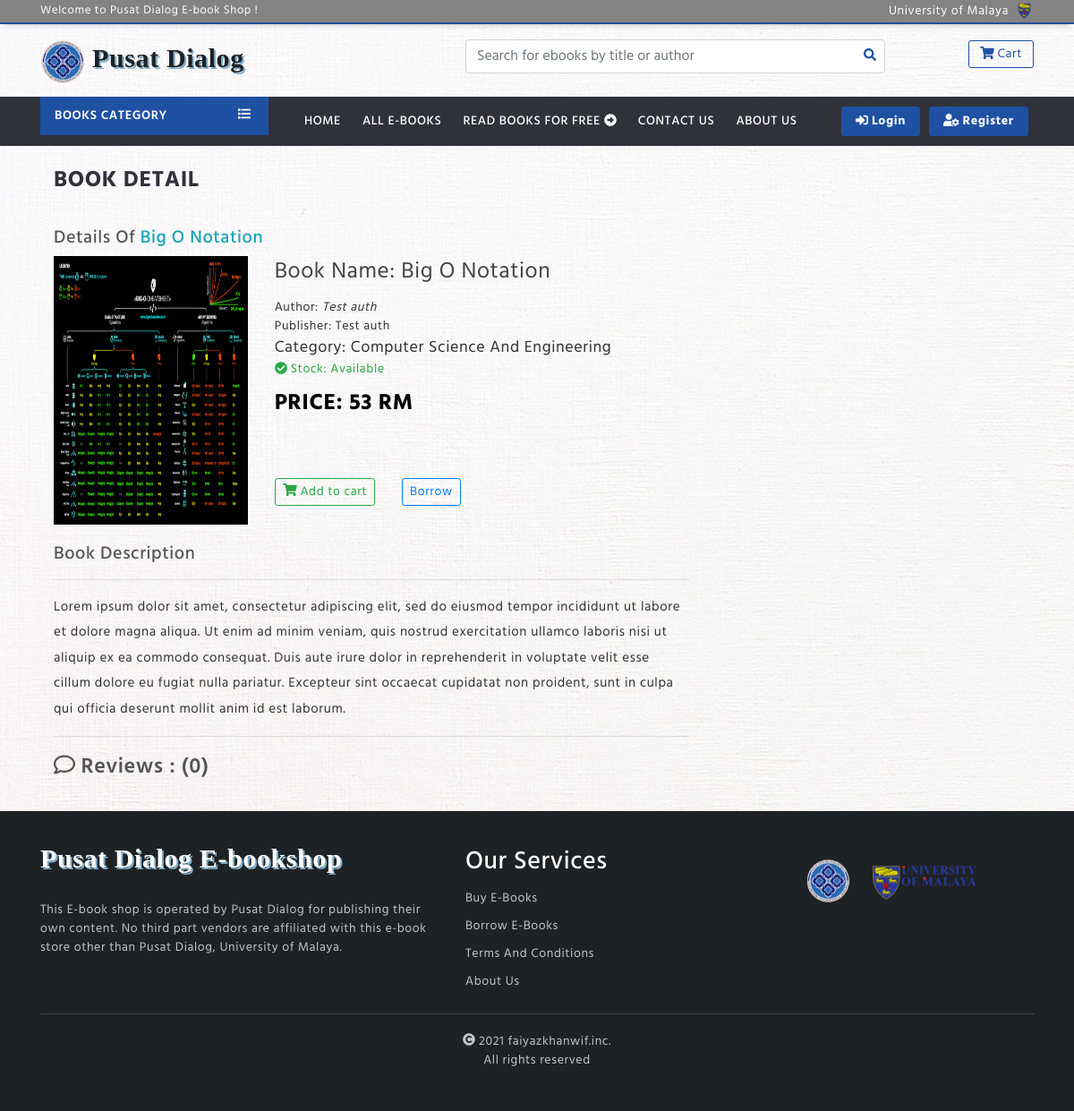
The page /users/book-view/66 on the database its author committed.
### tables this page shows
CREATE TABLE `orgnamedb` (
  `orgname` varchar(200) NOT NULL
);

CREATE TABLE `logo` (
  `logoimg` varchar(200) NOT NULL
);

CREATE TABLE `books` (
  `id` int(11) NOT NULL,
  `book_name` varchar(200) NOT NULL,
  `description` text NOT NULL,
  `author` varchar(200) NOT NULL,
  `publisher` varchar(200) NOT NULL,
  `price` varchar(200) NOT NULL,
  `categoryId` int(11) NOT NULL,
  `book_image` varchar(200) NOT NULL,
  `book_file` varchar(200) NOT NULL,
  `create_date` timestamp NOT NULL DEFAULT current_timestamp()
);

CREATE TABLE `category` (
  `id` int(11) NOT NULL,
  `category` varchar(100) NOT NULL,
  `description` text NOT NULL,
  `tag` varchar(100) NOT NULL
);

CREATE TABLE `footerdb` (
  `footerdsc` text NOT NULL
);

### application/controllers/users.php (called while the page is built, shortened)
<?php
class Users extends CI_Controller {
	public function __construct()
	{
		$this->load->library('cart');
	}
	public function book_view($id)
	{
		$this->load->model('admin_model');
		$view['category'] = $this->admin_model->get_category();
		$this->form_validation->set_rules('review', 'Review', 'trim|required|min_length[10]|htmlentities[review]');
		if($this->form_validation->run() == FALSE)
		{
			$this->load->model('admin_model');
			$view['book_detail'] = $this->admin_model->get_book_detail($id);
			$this->load->model('user_model');
			$view['reviews'] = $this->user_model->get_reviews();
			if($this->admin_model->get_book_detail($id))
			{
				$this->load->model('user_model');
				$view['logos'] = $this->user_model->logo_generate();
				$this->load->model('user_model');
				$view['dscs'] = $this->user_model->ft_generate();
				$this->load->model('user_model');
				$view['names'] = $this->user_model->name_generate();
				$view['user_view'] = "users/book_detail";
				$this->load->view('layouts/user_layout', $view);
			}
		}
	}
}

### index.php (called while the page is built, shortened)
<?php
require_once BASEPATH.'core/CodeIgniter.php';

### application/models/user_model.php (called while the page is built, shortened)
<?php
class user_model extends CI_Model
{
	public function get_reviews()
	{
		$this->db->select('*');
		$this->db->from('users');
		$this->db->join('reviews', 'reviews.userId = users.id');
		$this->db->where('reviews.bookId', $this->uri->segment(3));
		$this->db->order_by('reviews.id', 'DESC');
		$query = $this->db->get();
		return $query->result();
	}
	public function logo_generate()
	{
		$query = $this->db->get('logo');
		return $query->result();
	}
	public function name_generate()
	{
		$query = $this->db->get('orgnamedb');
		return $query->result();
	}
	public function ft_generate()
	{
		$query = $this->db->get('footerdb');
		return $query->result();
	}
}
?>

### application/models/admin_model.php (called while the page is built, shortened)
<?php
class admin_model extends CI_Model
{
	public function get_book_detail($id)
	{
		$this->db->select('books.*, category.category');
		$this->db->from('books');
		$this->db->join('category', 'books.categoryId = category.id');
		$this->db->where('books.id', $id);
		$query = $this->db->get();
		return $query->row();
	}
}

### application/views/temp/menu.php (the view, shortened to what this page needs)
<div class="menu-area">
    <div class="container">
        <div class="main-menu">
            <div class="row">
                <div class="col-lg-3 col-md-4">
                    <div class="dropdown show onclick-ctg">
                      <a class="ctg-btn" href="#" role="button" data-toggle="dropdown" aria-haspopup="true">
                        Books Category <span id="m-list"><i class="fas fa-list"></i></span>
                    </a>
                </div>
            </div>
            <div class="col-lg-9 col-md-8">
                <div class="menu">
                    <ul id="nav">
                        <li><a href="<?= base_url()?>home">Home</a></li>
                        <li><a href="<?= base_url()?>users/all-books">All E-Books</a></li>
                        <li><a href="<?= base_url()?>">Read Books for Free <i class="fas fa-arrow-alt-circle-right"></i></a></li>
                        <li><a href = "#" data-toggle="modal" data-target="#exampleModal">Contact Us</a></li>
                        <li><a href = "#" data-toggle="modal" data-target="#aboutModal">About Us</a></li>
                        <?php if($this->session->userdata('logged_in') == FALSE):
                            ?>
                            <a href="<?= base_url()?>users/login" class="btn-primary btn-log"><i class="fas fa-sign-in-alt"></i> Login</a>
                            <a href="<?= base_url()?>users/registration" class="btn-primary btn-log"><i class="fas fa-user-cog"></i> Register</a>
                    <?php endif; ?>
                </ul>
            </div>
        </div>
    </div>
</div>
</div>
</div>

### application/views/layouts/user_layout.php (shortened to what this page needs)
<!DOCTYPE html>
<html lang="en">
<head>
    <link rel="stylesheet" type="text/css" href="<?= base_url('tool/css/bootstrap.min.css'); ?>">
    <link rel="stylesheet" type="text/css" href="<?= base_url('tool/css/all.css'); ?>">
    <link rel="stylesheet" href="https://cdnjs.cloudflare.com/ajax/libs/animate.css/4.0.0/animate.min.css">
    <link rel="stylesheet" type="text/css" href="<?= base_url('tool/css/style.css'); ?>">
</head>
<body>
    <div class="header-area">
        <div class="header-top">
            <div class="container">
                <div class="row">
                    <div class="col-md-6">
                        <div class="welcome-tx">Welcome to
                            <?php foreach($names as $name): ?>
                                <?php print $name->orgname;?>
                                <?php endforeach; ?> E-book Shop !</div>
                            </div>
                            <div class="col-md-6">
                                <div class="social-icon">
                                    <a style="color: white;" href="https://um.edu.my/" title="Universiti Malaya">University of Malaya</i></a>
                                    <a class="umlogo" href="https://um.edu.my/" title="Universiti Malaya"><img src="<?= base_url('tool/img/umsmall.png'); ?>"></i></a>
                                </div>
                            </div>
                        </div>
                    </div>
                </div>
                <div class="header-mid">
                    <div class="container">
                        <div class="row">
                            <div class="col-md-5">
                                <div class="logo">
                                    <?php foreach($logos as $logo):?>
                                        <div class="lname"><a href="<?= base_url() ?>home"><span><?php print '<img src = "'.strip_tags($logo->logoimg).'" alt = "">';?>
                                        <?php foreach($names as $name): ?>
                                            <?php print $name->orgname;?>
                                            <?php endforeach; ?></span> </a></div>
                                        <?php endforeach;?>
                                    </div>
                                </div>
                                <div class="col-md-7">
                                    <div class="row">
                                        <div class="col-md-9 text-center">
                                                  <div class="admin-search">
                                                    <?= form_open('users/search', ['id'=>'user-search'])?>
                                                    <input type="text" name="search_book" class="form-control" placeholder="Search for ebooks by title or author">
                                                    <button type="submit"><i class="fas fa-search"></i></button>
                                                    <?= form_close()?>
                                                </div>
                                        </div>
                                        <div class="col-md-3">
                                            <div class="ic-cart"><a href="<?= base_url()?>cart"><i class="fas fa-shopping-cart"></i> Cart</a></div>
                                        </div>
                                    </div>
                                </div>
                            </div>
                        </div>
                    </div>
                    <div>
                        <?php $this->load->view('temp/menu'); ?>
                    </div>
                </div>
                <div class="container animate__animated animate__bounceInLeft">
                    <div class="row">
                        <div class="col-lg-12 col-md-12 col-sm-12" style="min-height: 500px">
                            <?php $this->load->view($user_view); ?>
                        </div>
                    </div>
                </div>
                <div>
                    <?php $this->load->view('temp/footer'); ?>

### application/views/users/book_detail.php (shortened to what this page needs)
<br>
<div class="container">
	<div class="row">
		<div class="col-lg-8 col-md-9 col-sm-12" id="book-detail">
			<div id="table-header">Book Detail</div><br>
			<div><h5>Details of <span class="text-info"><?= strip_tags($book_detail->book_name)?></span></h5></div>
			<div class="row">
			<div class="col-lg-4 col-md-5 col-sm-6" id="book-img"><?php print '<img src = "'.strip_tags($book_detail->book_image).'" alt = "">';?></div>
			<div class="col-lg-8 col-md-7 col-sm-6">
				<div class="book-info">
					<div>Book Name: <?= strip_tags($book_detail->book_name)?></div>
					<div>Author: <i><?= strip_tags($book_detail->author)?></i></div>
					<div>Publisher: <?= strip_tags($book_detail->publisher)?></div>
					<div>Category: <?= strip_tags($book_detail->category)?></div>
					<div class="text-success"><i class="fas fa-check-circle"></i> Stock: Available</div>
					<div>Price: <?= strip_tags($book_detail->price)?> RM</div>
				</div>
			<br>
			<br>
			<br>
			<div class="row">
					<div class="col">
						<?php print '<a href="'.base_url().'cart/add_to_cart/'.$book_detail->id.'" class="btn btn-outline-success btn-sm"><i class="fas fa-shopping-cart"></i> Add to cart</a>'; ?>
					</div>
					<div class="col">
						<?php print '<a href = "'.base_url().'users/borrow_book/'.$book_detail->id.'" class="btn btn-outline-primary btn-sm">Borrow</a>'; ?>
					</div>
					<div class="col">
					</div>
					<div class="col">
					</div>
				</div>
			</div>
			</div>
			<br><div class="book-description"><h5>Book description</h5><hr><p><?= nl2br(htmlentities($book_detail->description)) ?></p></div>
			<hr>
		</div>
		<div class="col-lg-4 col-md-3">
		</div>
	</div>
	<div class="row">
		<div class="col-lg-12 col-md-12 col-sm-12">
		</div>
	</div>
</div>

### application/views/temp/footer.php (shortened to what this page needs)
<div class="footer-area-home">
    <div class="container">
        <div class="row">
            <div class="col-md-5">
                <div class="widget">
                    <div class="brand-name">
                        <div class="logo">
                                <div class="lname"><a href="<?= base_url() ?>home"><span>
                                <?php foreach($names as $name): ?>
                                    <?php print $name->orgname;?>
                                    <?php endforeach; ?> E-bookshop</span> </a></div>
                            </div>
                            <p><?php foreach($dscs as $dsc): ?>
                                    <?php print $dsc->footerdsc;?>
                                    <?php endforeach; ?></p>
                        </div>
                    </div>
                </div>
                <div class="col-md-4">
                    <div class="widget">
                        <h3>Our Services</h3>
                        <ul>
                            <li><a href="<?= base_url('users/all_books')?>">Buy E-Books</a></li>
                            <li><a href="<?= base_url('users/all_ebooks')?>">Borrow E-books</a></li>
                            <li><a href="<?= base_url('users/terms')?>">Terms and conditions</a></li>
                            <li><a href="#" data-toggle="modal" data-target="#aboutModal">About Us</a></li>
                        </ul>
                    </div>
                </div>
                <div class="col-md-3">
                    <div class="widget">
                        <div class="brand-name">
                            <div class="logo">
                                <?php foreach($logos as $logo):?>
                                <span class="lname">
                                    <span><a href="#"><?php print '<img src = "'.strip_tags($logo->logoimg).'" alt = "">';?> </a></span>
                                </span>
                                <?php endforeach;?>
                                <span><a href="https://um.edu.my"><img src="<?= base_url('tool/img/umbig.png'); ?>"></a></span>
                            </div>
                        </div>
                    </div>
                </div>
            </div>
            <div class="copy-right">
                <p><i class="fas fa-copyright"></i> 2021 faiyazkhanwif.inc. <br>All rights reserved</p>
            </div>
        </div>
    </div>
</body>
</html>

### rows shown on the page
orgnamedb: orgname "Pusat Dialog"
logo: logoimg (picture)
books: book_name "Big O Notation", book_image (picture), author "Test auth", publisher "Test auth", categoryId.category "Computer Science And Engineering", price "53", description "Lorem ipsum dolor sit amet, consectetur adipiscing elit, sed do eiusmod tempor incididunt ut labore et dolore magna aliqua. Ut enim ad minim veniam, quis nostrud exercitation ullamco laboris nisi ut aliquip ex ea commodo consequat. Duis aute irure dolor in reprehenderit in voluptate velit esse cillum dolore eu fugiat nulla pariatur. Excepteur sint occaecat cupidatat non proident, sunt in culpa qui officia deserunt mollit anim id est laborum."
footerdb: footerdsc "This E-book shop is operated by Pusat Dialog for publishing their own content. No third part vendors are affiliated with this e-book store other than Pusat Dialog, University of Malaya."

### other values the page prints
$count_reviews "0"
